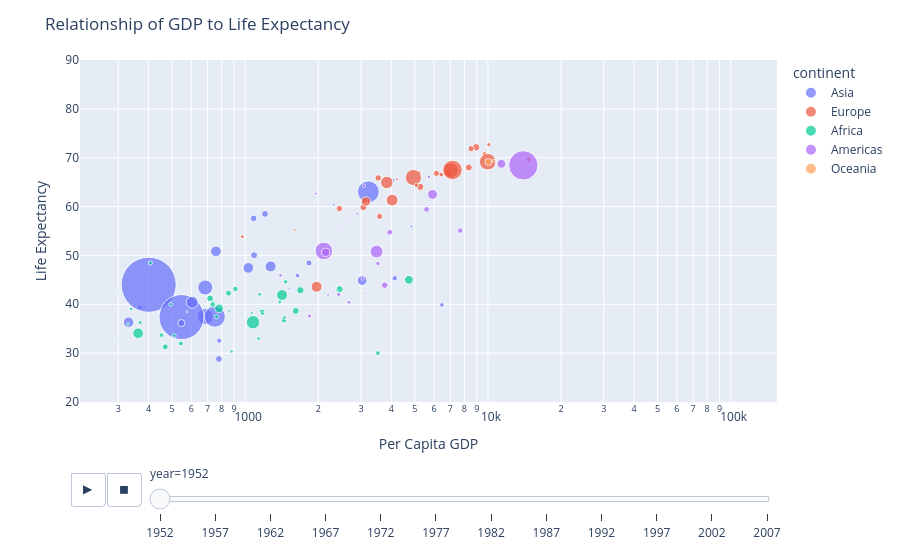

Here is the notebook cell this chart was saved with:
### Markdown cell above
Move your cursor over the map.  A tooltip appears and tells you the per capita GDP, the life expectancy, the country size and the continent.  

However, it's missing an important piece of information - the actual name of the country!  Let's add that now.

### Code cell
fig = px.scatter(df,
                 x='gdpPercap',
                 y='lifeExp',
                 log_x=True,
                 size='pop',
                 color='continent',
                 hover_name='country',
                 size_max=60,
                 animation_frame="year",
                 labels={'gdpPercap': 'Per Capita GDP', 'lifeExp': 'Life Expectancy'})

fig.update_layout(height=500,
                  yaxis_range=[20,90],
                  title='Relationship of GDP to Life Expectancy')

fig.show()

### Figure 1 — Plotly figure (JSON) as saved in the notebook; plotly's stock layout.template omitted (floating-point values rounded to 4 significant figures)
{"data": [{"hovertemplate": "<b>%{hovertext}</b><br><br>continent=Asia<br>year=1952<br>Per Capita GDP=%{x}<br>Life Expectancy=%{y}<br>pop=%{marker.size}<extra></extra>", "hovertext": ["Afghanistan", "Bahrain", "Bangladesh", "Cambodia", "China", "Hong Kong, China", "India", "Indonesia", "Iran", "Iraq", "Israel", "Japan", "Jordan", "Korea, Dem. Rep.", "Korea, Rep.", "Kuwait", "Lebanon", "Malaysia", "Mongolia", "Myanmar", "Nepal", "Oman", "Pakistan", "Philippines", "Saudi Arabia", "Singapore", "Sri Lanka", "Syria", "Taiwan", "Thailand", "Vietnam", "West Bank and Gaza", "Yemen, Rep."], "legendgroup": "Asia", "marker": {"color": "#636efa", "size": [8425333, 120447, 46886859, 4693836, 556263527, 2125900, 372000000, 82052000, 17272000, 5441766, 1620914, 86459025, 607914, 8865488, 20947571, 160000, 1439529, 6748378, 800663, 20092996, 9182536, 507833, 41346560, 22438691, 4005677, 1127000, 7982342, 3661549, 8550362, 21289402, 26246839, 1030585, 4963829], "sizemode": "area", "sizeref": 366300.0, "symbol": "circle"}, "mode": "markers", "name": "Asia", "orientation": "v", "showlegend": true, "type": "scatter", "x": [779.4, 9867.0, 684.2, 368.5, 400.4, 3054.0, 546.6, 749.7, 3035.0, 4130.0, 4087.0, 3217.0, 1547.0, 1088.0, 1031.0, 108400.0, 4835.0, 1831.0, 786.6, 331.0, 545.9, 1828.0, 684.6, 1273.0, 6460.0, 2315.0, 1084.0, 1643.0, 1207.0, 757.8, 605.1, 1516.0, 781.7], "xaxis": "x", "y": [28.8, 50.94, 37.48, 39.42, 44.0, 60.96, 37.37, 37.47, 44.87, 45.32, 65.39, 63.03, 43.16, 50.06, 47.45, 55.56, 55.93, 48.46, 42.24, 36.32, 36.16, 37.58, 43.44, 47.75, 39.88, 60.4, 57.59, 45.88, 58.5, 50.85, 40.41, 43.16, 32.55], "yaxis": "y"}, {"hovertemplate": "<b>%{hovertext}</b><br><br>continent=Europe<br>year=1952<br>Per Capita GDP=%{x}<br>Life Expectancy=%{y}<br>pop=%{marker.size}<extra></extra>", "hovertext": ["Albania", "Austria", "Belgium", "Bosnia and Herzegovina", "Bulgaria", "Croatia", "Czech Republic", "Denmark", "Finland", "France", "Germany", "Greece", "Hungary", "Iceland", "Ireland", "Italy", "Montenegro", "Netherlands", "Norway", "Poland", "Portugal", "Romania", "Serbia", "Slovak Republic", "Slovenia", "Spain", "Sweden", "Switzerland", "Turkey", "United Kingdom"], "legendgroup": "Europe", "marker": {"color": "#EF553B", "size": [1282697, 6927772, 8730405, 2791000, 7274900, 3882229, 9125183, 4334000, 4090500, 42459667, 69145952, 7733250, 9504000, 147962, 2952156, 47666000, 413834, 10381988, 3327728, 25730551, 8526050, 16630000, 6860147, 3558137, 1489518, 28549870, 7124673, 4815000, 22235677, 50430000], "sizemode": "area", "sizeref": 366300.0, "symbol": "circle"}, "mode": "markers", "name": "Europe", "orientation": "v", "showlegend": true, "type": "scatter", "x": [1601.0, 6137.0, 8343.0, 973.5, 2444.0, 3119.0, 6876.0, 9692.0, 6425.0, 7030.0, 7144.0, 3531.0, 5264.0, 7268.0, 5210.0, 4931.0, 2648.0, 8942.0, 10100.0, 4029.0, 3068.0, 3145.0, 3581.0, 5075.0, 4215.0, 3834.0, 8528.0, 14730.0, 1969.0, 9980.0], "xaxis": "x", "y": [55.23, 66.8, 68.0, 53.82, 59.6, 61.21, 66.87, 70.78, 66.55, 67.41, 67.5, 65.86, 64.03, 72.49, 66.91, 65.94, 59.16, 72.13, 72.67, 61.31, 59.82, 61.05, 58.0, 64.36, 65.57, 64.94, 71.86, 69.62, 43.59, 69.18], "yaxis": "y"}, {"hovertemplate": "<b>%{hovertext}</b><br><br>continent=Africa<br>year=1952<br>Per Capita GDP=%{x}<br>Life Expectancy=%{y}<br>pop=%{marker.size}<extra></extra>", "hovertext": ["Algeria", "Angola", "Benin", "Botswana", "Burkina Faso", "Burundi", "Cameroon", "Central African Republic", "Chad", "Comoros", "Congo, Dem. Rep.", "Congo, Rep.", "Cote d'Ivoire", "Djibouti", "Egypt", "Equatorial Guinea", "Eritrea", "Ethiopia", "Gabon", "Gambia", "Ghana", "Guinea", "Guinea-Bissau", "Kenya", "Lesotho", "Liberia", "Libya", "Madagascar", "Malawi", "Mali", "Mauritania", "Mauritius", "Morocco", "Mozambique", "Namibia", "Niger", "Nigeria", "Reunion", "Rwanda", "Sao Tome and Principe", "Senegal", "Sierra Leone", "Somalia", "South Africa", "Sudan", "Swaziland", "Tanzania", "Togo", "Tunisia", "Uganda", "Zambia", "Zimbabwe"], "legendgroup": "Africa", "marker": {"color": "#00cc96", "size": [9279525, 4232095, 1738315, 442308, 4469979, 2445618, 5009067, 1291695, 2682462, 153936, 14100005, 854885, 2977019, 63149, 22223309, 216964, 1438760, 20860941, 420702, 284320, 5581001, 2664249, 580653, 6464046, 748747, 863308, 1019729, 4762912, 2917802, 3838168, 1022556, 516556, 9939217, 6446316, 485831, 3379468, 33119096, 257700, 2534927, 60011, 2755589, 2143249, 2526994, 14264935, 8504667, 290243, 8322925, 1219113, 3647735, 5824797, 2672000, 3080907], "sizemode": "area", "sizeref": 366300.0, "symbol": "circle"}, "mode": "markers", "name": "Africa", "orientation": "v", "showlegend": true, "type": "scatter", "x": [2449.0, 3521.0, 1063.0, 851.2, 543.3, 339.3, 1173.0, 1071.0, 1179.0, 1103.0, 780.5, 2126.0, 1389.0, 2670.0, 1419.0, 375.6, 328.9, 362.1, 4293.0, 485.2, 911.3, 510.2, 299.9, 853.5, 298.8, 575.6, 2388.0, 1443.0, 369.2, 452.3, 743.1, 1968.0, 1688.0, 468.5, 2424.0, 761.9, 1077.0, 2719.0, 493.3, 879.6, 1450.0, 879.8, 1136.0, 4725.0, 1616.0, 1148.0, 716.7, 859.8, 1468.0, 734.8, 1147.0, 406.9], "xaxis": "x", "y": [43.08, 30.02, 38.22, 47.62, 31.98, 39.03, 38.52, 35.46, 38.09, 40.72, 39.14, 42.11, 40.48, 34.81, 41.89, 34.48, 35.93, 34.08, 37.0, 30.0, 43.15, 33.61, 32.5, 42.27, 42.14, 38.48, 42.72, 36.68, 36.26, 33.69, 40.54, 50.99, 42.87, 31.29, 41.73, 37.44, 36.32, 52.72, 40.0, 46.47, 37.28, 30.33, 32.98, 45.01, 38.63, 41.41, 41.22, 38.6, 44.6, 39.98, 42.04, 48.45], "yaxis": "y"}, {"hovertemplate": "<b>%{hovertext}</b><br><br>continent=Americas<br>year=1952<br>Per Capita GDP=%{x}<br>Life Expectancy=%{y}<br>pop=%{marker.size}<extra></extra>", "hovertext": ["Argentina", "Bolivia", "Brazil", "Canada", "Chile", "Colombia", "Costa Rica", "Cuba", "Dominican Republic", "Ecuador", "El Salvador", "Guatemala", "Haiti", "Honduras", "Jamaica", "Mexico", "Nicaragua", "Panama", "Paraguay", "Peru", "Puerto Rico", "Trinidad and Tobago", "United States", "Uruguay", "Venezuela"], "legendgroup": "Americas", "marker": {"color": "#ab63fa", "size": [17876956, 2883315, 56602560, 14785584, 6377619, 12350771, 926317, 6007797, 2491346, 3548753, 2042865, 3146381, 3201488, 1517453, 1426095, 30144317, 1165790, 940080, 1555876, 8025700, 2227000, 662850, 157553000, 2252965, 5439568], "sizemode": "area", "sizeref": 366300.0, "symbol": "circle"}, "mode": "markers", "name": "Americas", "orientation": "v", "showlegend": true, "type": "scatter", "x": [5911.0, 2677.0, 2109.0, 11370.0, 3940.0, 2144.0, 2627.0, 5587.0, 1398.0, 3522.0, 3048.0, 2428.0, 1840.0, 2195.0, 2899.0, 3478.0, 3112.0, 2480.0, 1952.0, 3759.0, 3082.0, 3023.0, 13990.0, 5717.0, 7690.0], "xaxis": "x", "y": [62.48, 40.41, 50.92, 68.75, 54.74, 50.64, 57.21, 59.42, 45.93, 48.36, 45.26, 42.02, 37.58, 41.91, 58.53, 50.79, 42.31, 55.19, 62.65, 43.9, 64.28, 59.1, 68.44, 66.07, 55.09], "yaxis": "y"}, {"hovertemplate": "<b>%{hovertext}</b><br><br>continent=Oceania<br>year=1952<br>Per Capita GDP=%{x}<br>Life Expectancy=%{y}<br>pop=%{marker.size}<extra></extra>", "hovertext": ["Australia", "New Zealand"], "legendgroup": "Oceania", "marker": {"color": "#FFA15A", "size": [8691212, 1994794], "sizemode": "area", "sizeref": 366300.0, "symbol": "circle"}, "mode": "markers", "name": "Oceania", "orientation": "v", "showlegend": true, "type": "scatter", "x": [10040.0, 10560.0], "xaxis": "x", "y": [69.12, 69.39], "yaxis": "y"}], "layout": {"autosize": true, "legend": {"itemsizing": "constant", "title": {"text": "continent"}, "tracegroupgap": 0}, "margin": {"t": 60}, "sliders": [{"active": 0, "currentvalue": {"prefix": "year="}, "len": 0.9, "pad": {"b": 10, "t": 60}, "steps": [{"args": [["1952"], {"frame": {"duration": 0, "redraw": false}, "fromcurrent": true, "mode": "immediate", "transition": {"duration": 0, "easing": "linear"}}], "label": "1952", "method": "animate"}, {"args": [["1957"], {"frame": {"duration": 0, "redraw": false}, "fromcurrent": true, "mode": "immediate", "transition": {"duration": 0, "easing": "linear"}}], "label": "1957", "method": "animate"}, {"args": [["1962"], {"frame": {"duration": 0, "redraw": false}, "fromcurrent": true, "mode": "immediate", "transition": {"duration": 0, "easing": "linear"}}], "label": "1962", "method": "animate"}, {"args": [["1967"], {"frame": {"duration": 0, "redraw": false}, "fromcurrent": true, "mode": "immediate", "transition": {"duration": 0, "easing": "linear"}}], "label": "1967", "method": "animate"}, {"args": [["1972"], {"frame": {"duration": 0, "redraw": false}, "fromcurrent": true, "mode": "immediate", "transition": {"duration": 0, "easing": "linear"}}], "label": "1972", "method": "animate"}, {"args": [["1977"], {"frame": {"duration": 0, "redraw": false}, "fromcurrent": true, "mode": "immediate", "transition": {"duration": 0, "easing": "linear"}}], "label": "1977", "method": "animate"}, {"args": [["1982"], {"frame": {"duration": 0, "redraw": false}, "fromcurrent": true, "mode": "immediate", "transition": {"duration": 0, "easing": "linear"}}], "label": "1982", "method": "animate"}, {"args": [["1987"], {"frame": {"duration": 0, "redraw": false}, "fromcurrent": true, "mode": "immediate", "transition": {"duration": 0, "easing": "linear"}}], "label": "1987", "method": "animate"}, {"args": [["1992"], {"frame": {"duration": 0, "redraw": false}, "fromcurrent": true, "mode": "immediate", "transition": {"duration": 0, "easing": "linear"}}], "label": "1992", "method": "animate"}, {"args": [["1997"], {"frame": {"duration": 0, "redraw": false}, "fromcurrent": true, "mode": "immediate", "transition": {"duration": 0, "easing": "linear"}}], "label": "1997", "method": "animate"}, {"args": [["2002"], {"frame": {"duration": 0, "redraw": false}, "fromcurrent": true, "mode": "immediate", "transition": {"duration": 0, "easing": "linear"}}], "label": "2002", "method": "animate"}, {"args": [["2007"], {"frame": {"duration": 0, "redraw": false}, "fromcurrent": true, "mode": "immediate", "transition": {"duration": 0, "easing": "linear"}}], "label": "2007", "method": "animate"}], "x": 0.1, "xanchor": "left", "y": 0, "yanchor": "top"}], "title": {"text": "Relationship of GDP to Life Expectancy"}, "updatemenus": [{"buttons": [{"args": [null, {"frame": {"duration": 500, "redraw": false}, "fromcurrent": true, "mode": "immediate", "transition": {"duration": 500, "easing": "linear"}}], "label": "&#9654;", "method": "animate"}, {"args": [[null], {"frame": {"duration": 0, "redraw": false}, "fromcurrent": true, "mode": "immediate", "transition": {"duration": 0, "easing": "linear"}}], "label": "&#9724;", "method": "animate"}], "direction": "left", "pad": {"r": 10, "t": 70}, "showactive": false, "type": "buttons", "x": 0.1, "xanchor": "right", "y": 0, "yanchor": "top"}], "xaxis": {"anchor": "y", "autorange": true, "domain": [0, 1], "range": [2.283, 5.198], "title": {"text": "Per Capita GDP"}, "type": "log"}, "yaxis": {"anchor": "x", "domain": [0, 1], "range": [20, 90], "title": {"text": "Life Expectancy"}, "type": "linear"}}}
